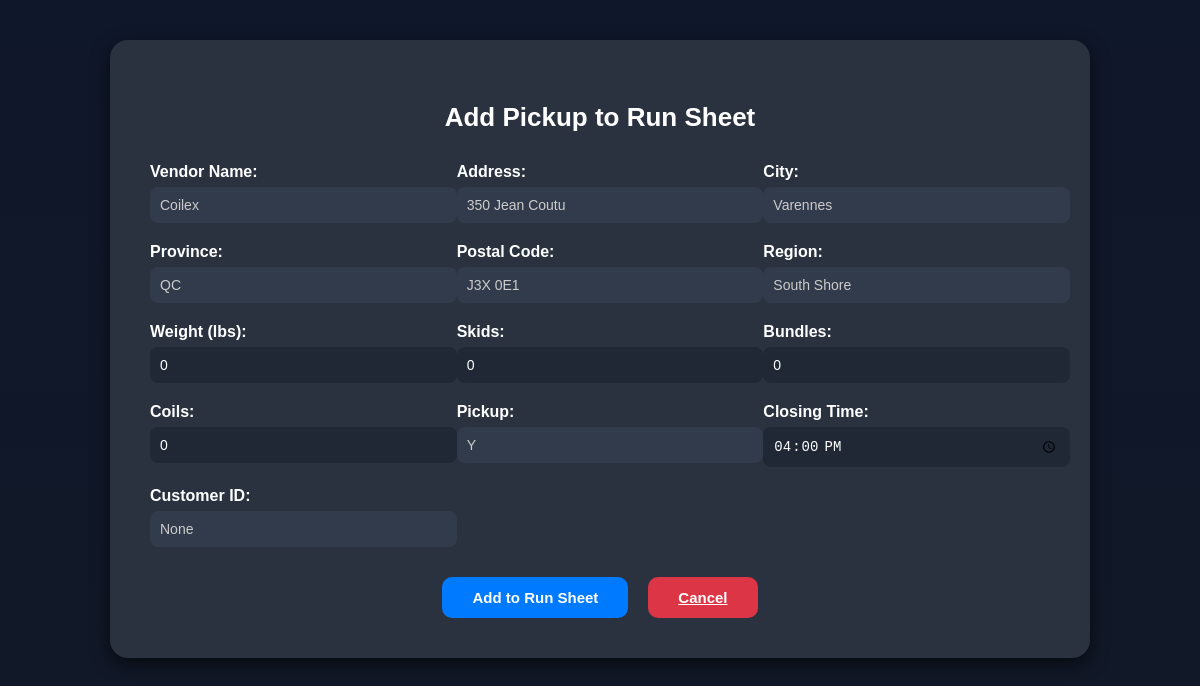
Screenshot of /add_pickup_to_runsheet/1 with the database file from the repository.
### tables this page shows
CREATE TABLE "Pickup" (
	"Customer ID"	INTEGER,
	"Vendor Name"	TEXT NOT NULL,
	"Address"	TEXT NOT NULL,
	"City"	TEXT NOT NULL,
	"Region"	TEXT,
	"Province"	TEXT NOT NULL,
	"Postal Code"	TEXT NOT NULL
);

### routes/pickup_routes.py (the view)
@pickup_bp.route('/add_pickup_to_runsheet/<int:pickup_id>', methods=['GET'])
def show_pickup_form(pickup_id):
    pickup = get_vendor_by_id(pickup_id)
    if not pickup:
        flash('Vendor not found.')
        return redirect(url_for('pickup.add_pickups'))
    return render_template('add_pickups_to_runsheet.html', pickup=pickup)

### routes/pickup_routes.py (called while the page is built)
def get_vendor_by_id(vendor_id):
    conn = sqlite3.connect(DATABASE_PATH)
    conn.row_factory = sqlite3.Row
    vendor = conn.execute(
        '''
        SELECT rowid AS id,
                "Customer ID" AS customer_id,
               "Vendor Name" AS vendor_name,
               "Address" AS address,
               "City" AS city,
               "Region" AS region,
               "Province" AS province,
               "Postal Code" AS postal_code
        FROM Pickup
        WHERE rowid = ?
        ''', (vendor_id,)
    ).fetchone()
    conn.close()
    return vendor

### templates/add_pickups_to_runsheet.html (shortened to what this page needs)
<!DOCTYPE html>
<html lang="en">
<head>
    <link rel="stylesheet" href="{{ url_for('static', filename='styles.css') }}">
</head>
<body>
<div class="pickup-form-container">
    <h2>Add Pickup to Run Sheet</h2>
    <form method="post" action="{{ url_for('pickup.submit_pickup_to_runsheet', pickup_id=pickup.id) }}">
        <div class="pickup-grid">
            <div>
                <label class="pickup-label">Vendor Name:</label>
                <input type="text" class="pickup-input" name="vendor_name" value="{{ pickup.vendor_name }}" readonly>
            </div>
            <div>
                <label class="pickup-label">Address:</label>
                <input type="text" class="pickup-input" name="address" value="{{ pickup.address }}" readonly>
            </div>
            <div>
                <label class="pickup-label">City:</label>
                <input type="text" class="pickup-input" name="city" value="{{ pickup.city }}" readonly>
            </div>
            <div>
                <label class="pickup-label">Province:</label>
                <input type="text" class="pickup-input" name="province" value="{{ pickup.province }}" readonly>
            </div>
            <div>
                <label class="pickup-label">Postal Code:</label>
                <input type="text" class="pickup-input" name="postal_code" value="{{ pickup.postal_code }}" readonly>
            </div>
            <div>
                <label class="pickup-label">Region:</label>
                <input type="text" class="pickup-input" name="region" value="{{ pickup.region }}" readonly>
            </div>
            <div>
                <label class="pickup-label">Weight (lbs):</label>
                <input type="number" class="pickup-input" name="weight" value="0" min="0">
            </div>
            <div>
                <label class="pickup-label">Skids:</label>
                <input type="number" class="pickup-input" name="skids" value="0" min="0">
            </div>
            <div>
                <label class="pickup-label">Bundles:</label>
                <input type="number" class="pickup-input" name="bundles" value="0" min="0">
            </div>
            <div>
                <label class="pickup-label">Coils:</label>
                <input type="number" class="pickup-input" name="coils" value="0" min="0">
            </div>
            <div>
                <label class="pickup-label">Pickup:</label>
                <input type="text" class="pickup-input" name="pickup" value="Y" readonly>
            </div>
            <div>
                <label class="pickup-label">Closing Time:</label>
                <input type="time" class="pickup-input" name="closing_time" value="16:00">
            </div>
            <div>
                <label class="pickup-label">Customer ID:</label>
                <input type="text" class="pickup-input" value="{{ pickup.customer_id }}" readonly>
            </div>
        </div>
        <div class="pickup-form-buttons">
            <button type="submit" class="pickup-btn-submit">Add to Run Sheet</button>
            <a href="{{ url_for('pickup.add_pickups') }}" class="pickup-btn-cancel">Cancel</a>
        </div>
    </form>
</div>
</body>
</html>

### static/styles.css (style rules this page uses)
body, html { margin: 0; padding: 0; font-family: 'Poppins', sans-serif; background: linear-gradient(to bottom, #0f172a, #111827); color: #f1f5f9; }

### templates/add_pickups_to_runsheet.html (style rules this page uses)
body { background-color: #1c2533; color: white; font-family: 'Poppins', sans-serif; padding: 40px; }
.pickup-form-container { max-width: 900px; margin: auto; background-color: #2a3240; padding: 40px; border-radius: 18px; box-shadow: 0 6px 18px rgba(0,0,0,0.6); }
h2 { text-align: center; margin-bottom: 30px; font-size: 26px; }
.pickup-grid { display: grid; grid-template-columns: repeat(3, 1fr); gap: 20px; }
.pickup-label { display: block; margin-bottom: 6px; font-weight: 600; }
.pickup-input, .pickup-select { width: 100%; padding: 10px; border-radius: 8px; border: none; background-color: #202836; color: white; font-size: 14px; }
.pickup-input[readonly] { background-color: #323b4b; color: #ccc; }
.pickup-form-buttons { display: flex; justify-content: center; gap: 20px; margin-top: 30px; }
.pickup-btn-submit { background-color: #007bff; color: white; padding: 12px 30px; border: none; border-radius: 10px; font-weight: bold; font-size: 15px; cursor: pointer; }
.pickup-btn-cancel { background-color: #dc3545; color: white; padding: 12px 30px; border: none; border-radius: 10px; font-weight: bold; font-size: 15px; cursor: pointer; }

### rows the page displays
Pickup: vendor_name "Coilex", address "350 Jean Coutu", city "Varennes", province "QC", postal_code "J3X 0E1", region "South Shore"
